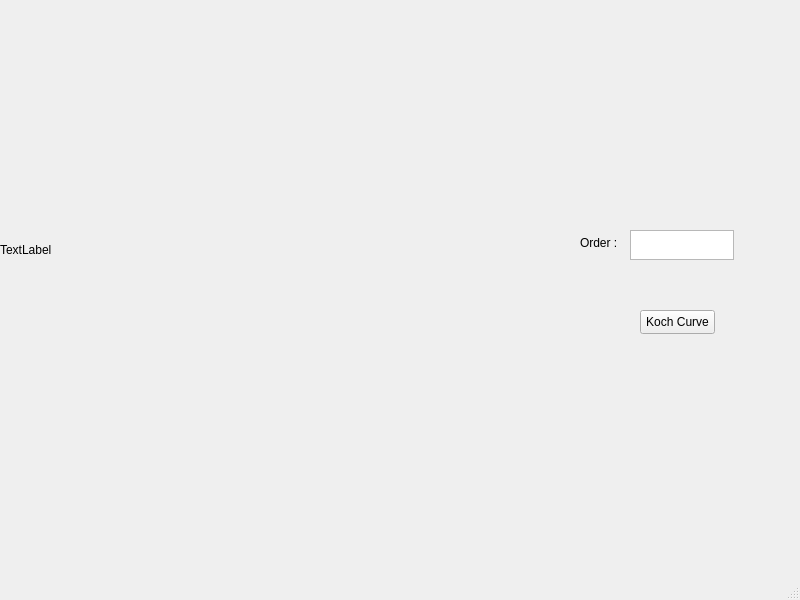
<?xml version="1.0" encoding="UTF-8"?>
<ui version="4.0">
 <class>MainWindow</class>
 <widget class="QMainWindow" name="MainWindow">
  <property name="geometry">
   <rect>
    <x>0</x>
    <y>0</y>
    <width>800</width>
    <height>600</height>
   </rect>
  </property>
  <property name="windowTitle">
   <string>MainWindow</string>
  </property>
  <widget class="QWidget" name="centralwidget">
   <widget class="QLabel" name="label">
    <property name="geometry">
     <rect>
      <x>0</x>
      <y>0</y>
      <width>500</width>
      <height>500</height>
     </rect>
    </property>
    <property name="text">
     <string>TextLabel</string>
    </property>
   </widget>
   <widget class="QLabel" name="label_2">
    <property name="geometry">
     <rect>
      <x>580</x>
      <y>235</y>
      <width>49</width>
      <height>16</height>
     </rect>
    </property>
    <property name="text">
     <string>Order :</string>
    </property>
   </widget>
   <widget class="QTextEdit" name="textEdit">
    <property name="geometry">
     <rect>
      <x>630</x>
      <y>230</y>
      <width>104</width>
      <height>30</height>
     </rect>
    </property>
   </widget>
   <widget class="QPushButton" name="pushButton">
    <property name="geometry">
     <rect>
      <x>640</x>
      <y>310</y>
      <width>75</width>
      <height>24</height>
     </rect>
    </property>
    <property name="text">
     <string>Koch Curve</string>
    </property>
   </widget>
  </widget>
  <widget class="QMenuBar" name="menubar">
   <property name="geometry">
    <rect>
     <x>0</x>
     <y>0</y>
     <width>800</width>
     <height>22</height>
    </rect>
   </property>
  </widget>
  <widget class="QStatusBar" name="statusbar"/>
 </widget>
 <resources/>
 <connections/>
</ui>
